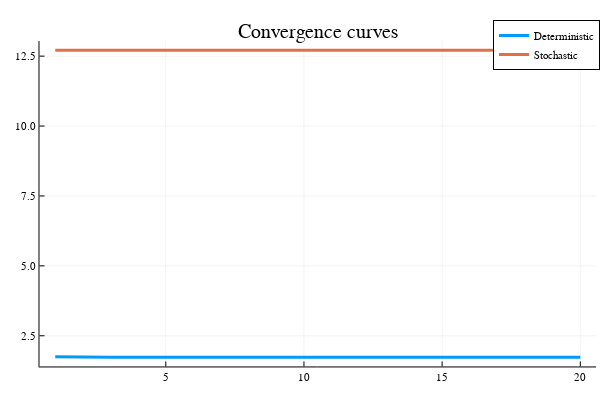

Source (notebook cell):
### Markdown cell above
**Question 7 :** Répéter les expériences et comparer les valeurs meilleurs valeurs de f obtenues ($f_{best}$) aprs un nombre fixé d'itérations.

### Code cell
# Données
Abar=A;
bbar=b;

# x_0
xd = zeros(n,1); # résolution déterministe
xs = xd;  # résolution stochastique

# Bruit et echantillon
M  = 200;
noise  = 4;

#Nombre d'itérations
niter=100;

j = 0;

fbestd =1e10; # $f_{best}^0$: cas d'une résolution déterministe
fbests =1e10; # $f_{best}^0$: cas d'une résolution stochastique
fbesttd=[]; # f_{best} pour chaque expériences dans le cas d'une résolution déterministe
fbestts=[]; # f_{best} pour chaque expériences dans le cas d'une résolution stochastique

for nexp=1:20
    # Répétition des expériences    
# Insérer votre code
    for i in 1:niter
        
        # Definition de alpha
        alpha = 1/i

        # Calcul du sous-gradient 
        deltafd = subgrad(Abar,bbar,xd)
        deltafs = subgrads(Abar,bbar,noise,xs,M)

        # Mise à jour des x
        xd = xd - alpha*deltafd
        xs = xd - alpha*deltafs

        # Mise à jour des fbest
        fbestd = min(fbestd,findmax(abs.(Abar*xd-bbar))[1])
        fbests = min(fbests,fvals(Abar,bbar,noise,xs,M))
    end
# Fin insérer code
    append!(fbesttd,fbestd)
    append!(fbestts,fbests)
end

#Affichage
#plotly();
iter=1:20;
hf=[fbesttd,fbestts];
plot(iter,hf,title="Convergence curves",label=["Deterministic" "Stochastic"],lw=3)

### Figure 1 — Plotly figure (JSON) as saved in the notebook; plotly's stock layout.template omitted (floating-point values rounded to 4 significant figures)
{"data": [{"colorbar": {"title": ""}, "legendgroup": "Deterministic", "line": {"color": "rgba(0, 154, 250, 1.000)", "dash": "solid", "shape": "linear", "width": 3}, "mode": "lines", "name": "Deterministic", "showlegend": true, "type": "scatter", "x": [1, 2, 3, 4, 5, 6, 7, 8, 9, 10, 11, 12, 13, 14, 15, 16, 17, 18, 19, 20], "xaxis": "x", "y": [1.754, 1.737, 1.733, 1.733, 1.733, 1.733, 1.733, 1.733, 1.733, 1.733, 1.733, 1.733, 1.733, 1.733, 1.733, 1.733, 1.733, 1.732, 1.732, 1.732], "yaxis": "y", "zmax": null, "zmin": null}, {"colorbar": {"title": ""}, "legendgroup": "Stochastic", "line": {"color": "rgba(227, 111, 71, 1.000)", "dash": "solid", "shape": "linear", "width": 3}, "mode": "lines", "name": "Stochastic", "showlegend": true, "type": "scatter", "x": [1, 2, 3, 4, 5, 6, 7, 8, 9, 10, 11, 12, 13, 14, 15, 16, 17, 18, 19, 20], "xaxis": "x", "y": [12.71, 12.71, 12.71, 12.71, 12.71, 12.71, 12.71, 12.71, 12.71, 12.71, 12.71, 12.71, 12.71, 12.71, 12.71, 12.71, 12.71, 12.71, 12.71, 12.71], "yaxis": "y", "zmax": null, "zmin": null}], "layout": {"annotations": [{"font": {"color": "rgba(0, 0, 0, 1.000)", "family": "sans-serif", "size": 20}, "rotation": 0, "showarrow": false, "text": "Convergence curves", "x": 0.5296, "xanchor": "center", "xref": "paper", "y": 1, "yanchor": "top", "yref": "paper"}], "height": 400, "legend": {"bgcolor": "rgba(255, 255, 255, 1.000)", "bordercolor": "rgba(0, 0, 0, 1.000)", "borderwidth": 1, "font": {"color": "rgba(0, 0, 0, 1.000)", "family": "sans-serif", "size": 11}, "title": {"font": {"color": "rgba(0, 0, 0, 1.000)", "family": "sans-serif", "size": 15}, "text": ""}, "tracegroupgap": 0, "traceorder": "normal", "x": 1, "xanchor": "auto", "y": 1, "yanchor": "auto"}, "margin": {"b": 20, "l": 0, "r": 0, "t": 20}, "paper_bgcolor": "rgba(255, 255, 255, 1.000)", "plot_bgcolor": "rgba(255, 255, 255, 1.000)", "showlegend": true, "width": 600, "xaxis": {"anchor": "y", "domain": [0.06582, 0.9934], "gridcolor": "rgba(0, 0, 0, 0.100)", "gridwidth": 0.5, "linecolor": "rgba(0, 0, 0, 1.000)", "mirror": false, "range": [0.43, 20.57], "showgrid": true, "showline": true, "showticklabels": true, "tickangle": 0, "tickcolor": "rgb(0, 0, 0)", "tickfont": {"color": "rgba(0, 0, 0, 1.000)", "family": "sans-serif", "size": 11}, "tickmode": "array", "ticks": "inside", "ticktext": ["5", "10", "15", "20"], "tickvals": [5, 10, 15, 20], "title": "", "titlefont": {"color": "rgba(0, 0, 0, 1.000)", "family": "sans-serif", "size": 15}, "type": "-", "visible": true, "zeroline": false, "zerolinecolor": "rgba(0, 0, 0, 1.000)"}, "yaxis": {"anchor": "x", "domain": [0.03762, 0.9415], "gridcolor": "rgba(0, 0, 0, 0.100)", "gridwidth": 0.5, "linecolor": "rgba(0, 0, 0, 1.000)", "mirror": false, "range": [1.403, 13.04], "showgrid": true, "showline": true, "showticklabels": true, "tickangle": 0, "tickcolor": "rgb(0, 0, 0)", "tickfont": {"color": "rgba(0, 0, 0, 1.000)", "family": "sans-serif", "size": 11}, "tickmode": "array", "ticks": "inside", "ticktext": ["2.5", "5.0", "7.5", "10.0", "12.5"], "tickvals": [2.5, 5, 7.5, 10, 12.5], "title": "", "titlefont": {"color": "rgba(0, 0, 0, 1.000)", "family": "sans-serif", "size": 15}, "type": "-", "visible": true, "zeroline": false, "zerolinecolor": "rgba(0, 0, 0, 1.000)"}}}
